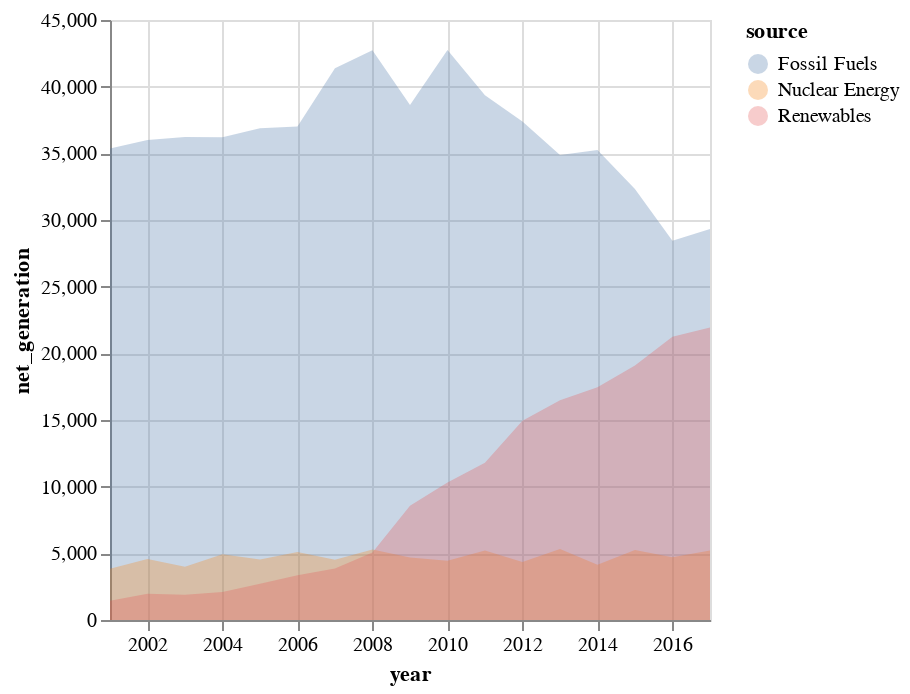

The notebook cell saved with this chart:
### Markdown cell above
---
title: "Testing Jupyter"
author: "Siegfried Gessulat"
date: "2025-02-07"
categories: []
draft: false
format: 
    html: 
        code-fold: true
keep-ipynb: true
---

### Code cell
import altair as alt
from vega_datasets import data
source = data.iowa_electricity()
alt.Chart(source).mark_area(opacity=0.3).encode(
  x="year:T",
  y=alt.Y("net_generation:Q").stack(None),
  color="source:N"
)

### Figure 1 — Vega-Lite specification as saved in the notebook (floating-point values rounded to 4 significant figures)
{"config": {"view": {"continuousWidth": 300, "continuousHeight": 300}}, "data": {"name": "data-7fb5cba8489b31900f8ac51a35bf2f48"}, "mark": {"type": "area", "opacity": 0.3}, "encoding": {"color": {"field": "source", "type": "nominal"}, "x": {"field": "year", "type": "temporal"}, "y": {"field": "net_generation", "stack": null, "type": "quantitative"}}, "$schema": "https://vega.github.io/schema/vega-lite/v5.20.1.json", "datasets": {"data-7fb5cba8489b31900f8ac51a35bf2f48": [{"year": "2001-01-01T00:00:00", "source": "Fossil Fuels", "net_generation": 35361}, {"year": "2002-01-01T00:00:00", "source": "Fossil Fuels", "net_generation": 35991}, {"year": "2003-01-01T00:00:00", "source": "Fossil Fuels", "net_generation": 36234}, {"year": "2004-01-01T00:00:00", "source": "Fossil Fuels", "net_generation": 36205}, {"year": "2005-01-01T00:00:00", "source": "Fossil Fuels", "net_generation": 36883}, {"year": "2006-01-01T00:00:00", "source": "Fossil Fuels", "net_generation": 37014}, {"year": "2007-01-01T00:00:00", "source": "Fossil Fuels", "net_generation": 41389}, {"year": "2008-01-01T00:00:00", "source": "Fossil Fuels", "net_generation": 42734}, {"year": "2009-01-01T00:00:00", "source": "Fossil Fuels", "net_generation": 38620}, {"year": "2010-01-01T00:00:00", "source": "Fossil Fuels", "net_generation": 42750}, {"year": "2011-01-01T00:00:00", "source": "Fossil Fuels", "net_generation": 39361}, {"year": "2012-01-01T00:00:00", "source": "Fossil Fuels", "net_generation": 37379}, {"year": "2013-01-01T00:00:00", "source": "Fossil Fuels", "net_generation": 34873}, {"year": "2014-01-01T00:00:00", "source": "Fossil Fuels", "net_generation": 35250}, {"year": "2015-01-01T00:00:00", "source": "Fossil Fuels", "net_generation": 32319}, {"year": "2016-01-01T00:00:00", "source": "Fossil Fuels", "net_generation": 28437}, {"year": "2017-01-01T00:00:00", "source": "Fossil Fuels", "net_generation": 29329}, {"year": "2001-01-01T00:00:00", "source": "Nuclear Energy", "net_generation": 3853}, {"year": "2002-01-01T00:00:00", "source": "Nuclear Energy", "net_generation": 4574}, {"year": "2003-01-01T00:00:00", "source": "Nuclear Energy", "net_generation": 3988}, {"year": "2004-01-01T00:00:00", "source": "Nuclear Energy", "net_generation": 4929}, {"year": "2005-01-01T00:00:00", "source": "Nuclear Energy", "net_generation": 4538}, {"year": "2006-01-01T00:00:00", "source": "Nuclear Energy", "net_generation": 5095}, {"year": "2007-01-01T00:00:00", "source": "Nuclear Energy", "net_generation": 4519}, {"year": "2008-01-01T00:00:00", "source": "Nuclear Energy", "net_generation": 5282}, {"year": "2009-01-01T00:00:00", "source": "Nuclear Energy", "net_generation": 4679}, {"year": "2010-01-01T00:00:00", "source": "Nuclear Energy", "net_generation": 4451}, {"year": "2011-01-01T00:00:00", "source": "Nuclear Energy", "net_generation": 5215}, {"year": "2012-01-01T00:00:00", "source": "Nuclear Energy", "net_generation": 4347}, {"year": "2013-01-01T00:00:00", "source": "Nuclear Energy", "net_generation": 5321}, {"year": "2014-01-01T00:00:00", "source": "Nuclear Energy", "net_generation": 4152}, {"year": "2015-01-01T00:00:00", "source": "Nuclear Energy", "net_generation": 5243}, {"year": "2016-01-01T00:00:00", "source": "Nuclear Energy", "net_generation": 4703}, {"year": "2017-01-01T00:00:00", "source": "Nuclear Energy", "net_generation": 5214}, {"year": "2001-01-01T00:00:00", "source": "Renewables", "net_generation": 1437}, {"year": "2002-01-01T00:00:00", "source": "Renewables", "net_generation": 1963}, {"year": "2003-01-01T00:00:00", "source": "Renewables", "net_generation": 1885}, {"year": "2004-01-01T00:00:00", "source": "Renewables", "net_generation": 2102}, {"year": "2005-01-01T00:00:00", "source": "Renewables", "net_generation": 2724}, {"year": "2006-01-01T00:00:00", "source": "Renewables", "net_generation": 3364}, {"year": "2007-01-01T00:00:00", "source": "Renewables", "net_generation": 3870}, {"year": "2008-01-01T00:00:00", "source": "Renewables", "net_generation": 5070}, {"year": "2009-01-01T00:00:00", "source": "Renewables", "net_generation": 8560}, {"year": "2010-01-01T00:00:00", "source": "Renewables", "net_generation": 10308}, {"year": "2011-01-01T00:00:00", "source": "Renewables", "net_generation": 11795}, {"year": "2012-01-01T00:00:00", "source": "Renewables", "net_generation": 14949}, {"year": "2013-01-01T00:00:00", "source": "Renewables", "net_generation": 16476}, {"year": "2014-01-01T00:00:00", "source": "Renewables", "net_generation": 17452}, {"year": "2015-01-01T00:00:00", "source": "Renewables", "net_generation": 19091}, {"year": "2016-01-01T00:00:00", "source": "Renewables", "net_generation": 21241}, {"year": "2017-01-01T00:00:00", "source": "Renewables", "net_generation": 21933}]}}
